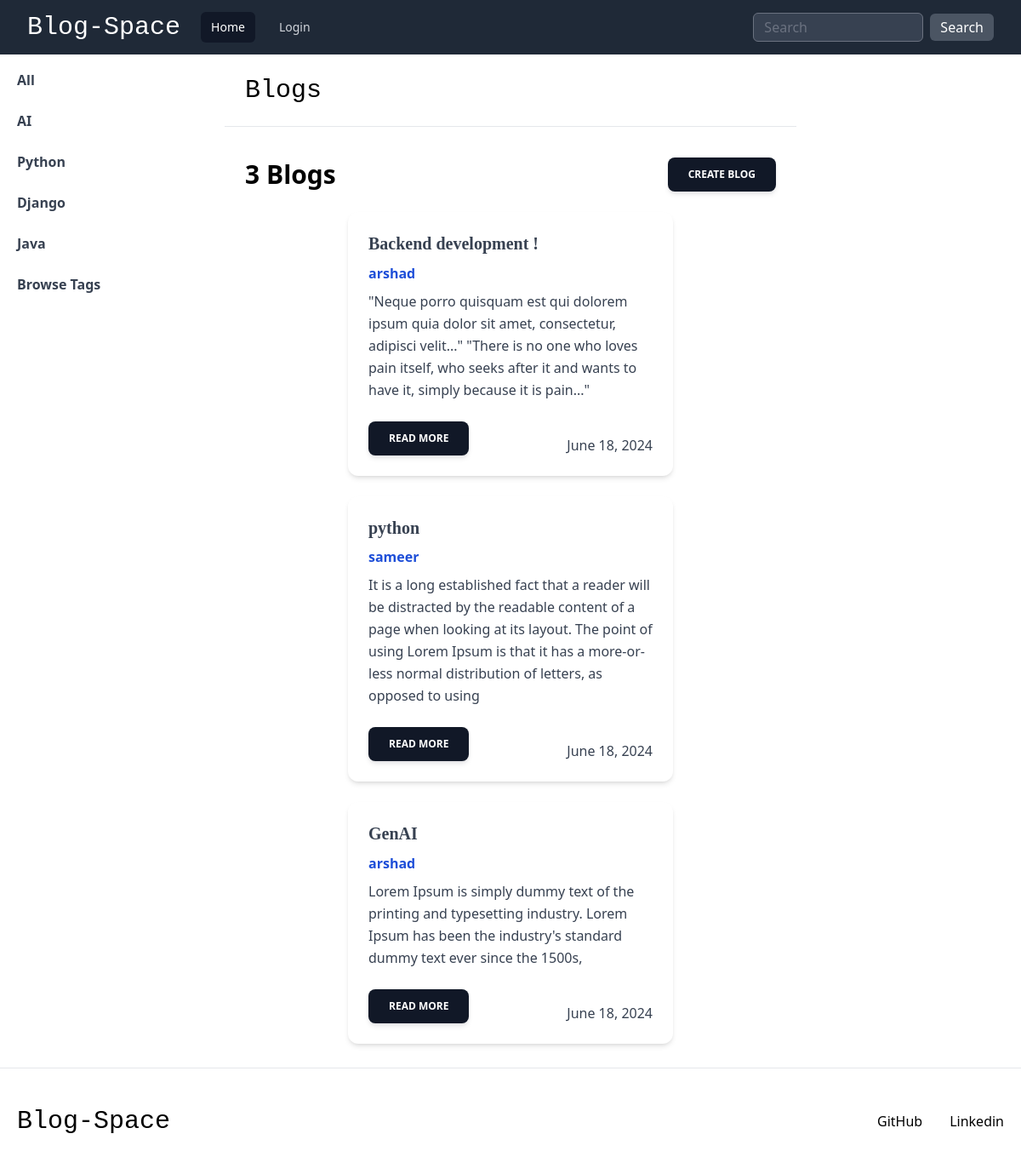
The page / on the database its author committed.
### base/models.py (models this page shows, shortened)
class Tag(models.Model):
    name = models.CharField(max_length=200)

class Blog(models.Model):
    host = models.ForeignKey(User, on_delete=models.SET_NULL, null=True)
    tag = models.ForeignKey(Tag, on_delete=models.SET_NULL, null=True)
    name = models.CharField(max_length=200)
    description = models.TextField(null=True, blank=True)
    participants = models.ManyToManyField(User, related_name='participants', blank=True)
    content = models.TextField(null=True, blank=True)
    updated = models.DateTimeField(auto_now=True)
    created = models.DateTimeField(auto_now_add=True)
    class Meta:
        ordering = ['-updated', '-created']

class User(AbstractUser):
    name = models.CharField(max_length=200, null=True)
    email = models.EmailField(unique=True, null=True)
    bio = models.TextField(null=True)
    description = models.TextField(null=True, blank=True)
    avatar = models.ImageField(null=True, default="avatar.svg")

### base/views.py (the view)
# urls.py: path('', views.home, name="home"),
def home(request):
    q = request.GET.get('q') if request.GET.get('q') != None else ''
    blogs = Blog.objects.filter(
        Q(tag__name__contains=q) |
        Q(name__icontains=q) |
        Q(description__icontains=q)
        )
    tags = Tag.objects.all()[0:5]
    blog_count = blogs.count()
    context = {'blogs':blogs, 'tags':tags, 'blog_count':blog_count}
    return render(request, 'base/home.html', context)

### base/templates/base/home.html
{% extends "main.html" %}
{% block content %}
<div class="container w-full max-w-[1200px] xl:max-w-full">
    {% include "base/tags_component.html" %}
    {% include "base/feed_component.html" %}
</div>
{% endblock content %}

### base/templates/base/tags_component.html (shortened to what this page needs)
<div class="md:flex md:flex-col text-gray-700 bg-white shadow-none w-78 bg-clip-border font-sans   hidden">
    <nav class="flex min-w-[240px] flex-col gap-1 p-2 font-semibold text-base text-blue-gray-700">
    <a type="button" href="{% url "home" %}" class="flex items-center w-full p-3 leading-tight transition-all rounded-lg outline-none text-start hover:bg-blue-gray-50 hover:bg-opacity-80 hover:text-blue-gray-900 focus:bg-blue-gray-50 focus:bg-opacity-80 focus:text-blue-gray-900 active:bg-blue-gray-50 active:bg-opacity-80 active:text-blue-gray-900">All</a>
    {% for tag in tags %}
        <a type="button" href="{% url "home" %}?q={{tag.name}}"
            class="flex items-center w-full p-3 leading-tight transition-all rounded-lg outline-none text-start hover:bg-blue-gray-50 hover:bg-opacity-80 hover:text-blue-gray-900 focus:bg-blue-gray-50 focus:bg-opacity-80 focus:text-blue-gray-900 active:bg-blue-gray-50 active:bg-opacity-80 active:text-blue-gray-900">
            {{tag.name}}
        </a>
    {% endfor %}
    <a href="{% url "tags" %}" class="flex items-center w-full p-3 leading-tight transition-all rounded-lg outline-none text-start hover:bg-blue-gray-50 hover:bg-opacity-80 hover:text-blue-gray-900 focus:bg-blue-gray-50 focus:bg-opacity-80 focus:text-blue-gray-900 active:bg-blue-gray-50 active:bg-opacity-80 active:text-blue-gray-900">Browse Tags</a>
    </nav>
</div>

### base/templates/base/feed_component.html (shortened to what this page needs)
<div class="mb-7 px-4 sm:px-6">
    <h1 class="font-mono text-2xl sm:text-3xl xl:text-4xl m-4 sm:m-6">Blogs</h1>
    <hr>
    <div class="flex flex-col sm:flex-row justify-between items-start sm:items-center mx-4 sm:mx-6 mt-6 sm:mt-9">
        <div class="font-sans font-bold text-2xl sm:text-3xl mb-4 sm:mb-0">
            <h1>{{blog_count}} Blogs</h1>
        </div>
        <div>
            <a href="{% url "create-blog" %}" class="inline-block align-middle select-none font-sans font-bold text-center uppercase transition-all disabled:opacity-50 disabled:shadow-none disabled:pointer-events-none text-xs py-3 px-6 rounded-lg bg-gray-900 text-white shadow-md shadow-gray-900/10 hover:shadow-lg hover:shadow-gray-900/20 focus:opacity-[0.85] focus:shadow-none active:opacity-[0.85] active:shadow-none" type="button">
             Create Blog
            </a>
        </div>
    </div>
    <div class="flex flex-row flex-wrap justify-center">
        {% for blog in blogs %}
            <div class="mt-6 text-gray-700 bg-white shadow-md bg-clip-border rounded-xl mx-2 sm:mx-4 sm:w-[calc(50%-2rem)] lg:w-[382px]
             {% comment %} w-full lg:w-[calc(33.33%-2rem)] {% endcomment %}
             ">
                <div class="p-6">
                    <div class="flex flex-col sm:flex-row justify-between items-start sm:items-center mb-2">
                        <div class="mb-2 sm:mb-0">
                            <a href="{% url "blog" blog.id %}" class="mb-2 font-serif text-xl antialiased font-semibold leading-snug tracking-normal text-blue-gray-900">{{blog.name}}</a>
                        </div>
                    </div>
                    <a href="{% url "profile" blog.host.id %}" class="font-sans text-blue-700 font-semibold">{{blog.host.username}}</a>
                    <p class="block font-sans text-base antialiased font-light leading-relaxed text-inherit mt-2">
                        {% if blog.description %}
                            {{blog.description}}
                        {% else %}
                            The place is close to Barceloneta Beach and bus stop just 2 min by walk
                            and near to "Naviglio" where you can enjoy the main night life in
                            Barcelona.
                        {% endif %}
                    </p>
                </div>
                <div class="flex justify-between p-6 pt-0">
                    <div>
                        <a href="{% url "blog" blog.id %}"
                            class="inline-block align-middle select-none font-sans font-bold text-center uppercase transition-all disabled:opacity-50 disabled:shadow-none disabled:pointer-events-none text-xs py-3 px-6 rounded-lg bg-gray-900 text-white shadow-md shadow-gray-900/10 hover:shadow-lg hover:shadow-gray-900/20 focus:opacity-[0.85] focus:shadow-none active:opacity-[0.85] active:shadow-none"
                            type="button">
                            Read More
                        </a>
                    </div>
                    <div class="self-end">
                        <h2>
                            {{blog.created.date}}
                        </h2>
                    </div>
                </div>
            </div>
        {% endfor %}
    </div>
</div>

### static/style/style.css (style rules this page uses)
:root { --color-main: #71c6dd; --color-main-light: #e1f6fb; --color-dark: #3f4156; --color-dark-medium: #51546e; --color-dark-light: #696d97; --color-light: #e5e5e5; --color-gray: #8b8b8b; --color-light-gray: #b2bdbd; --color-bg: #2d2d39; --color-success: #5dd693; --color-error: #fc4b0b; }
.container { width: 100%; display:grid; grid-template-columns: 1fr 3fr 1fr; }

### rows shown on the page
Tag: name "AI"
Tag: name "Python"
Tag: name "Django"
Tag: name "Java"
Blog: name "Backend development !", host.username "arshad", description "\"Neque porro quisquam est qui dolorem ipsum quia dolor sit amet, consectetur, adipisci velit...\" \"There is no one who loves pain itself, who seeks after it and wants to have it, simply because it is pain...\"", created "June 18, 2024"
Blog: name "python", host.username "sameer", description "It is a long established fact that a reader will be distracted by the readable content of a page when looking at its layout. The point of using Lorem Ipsum is that it has a more-or-less normal distribution of letters, as opposed to using", created "June 18, 2024"
Blog: name "GenAI", host.username "arshad", description "Lorem Ipsum is simply dummy text of the printing and typesetting industry. Lorem Ipsum has been the industry's standard dummy text ever since the 1500s,", created "June 18, 2024"

### other values the page prints
{{ blog_count }} "3"
